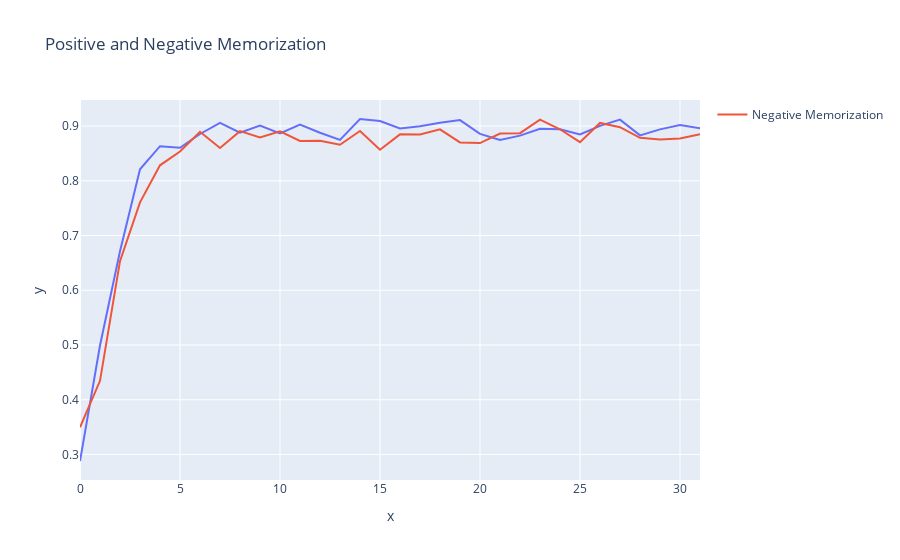

Notebook code cell kept with this figure:
### Code cell
fig = px.line(y=pos_levs, title="Positive and Negative Memorization")
fig.add_scatter(y=neg_levs, name="Negative Memorization")
fig.show()

### Figure 1 — Plotly figure (JSON) as saved in the notebook; plotly's stock layout.template omitted (floating-point values rounded to 4 significant figures)
{"data": [{"hovertemplate": "x=%{x}<br>y=%{y}<extra></extra>", "legendgroup": "", "line": {"color": "#636efa", "dash": "solid"}, "marker": {"symbol": "circle"}, "mode": "lines", "name": "", "orientation": "v", "showlegend": false, "type": "scatter", "x": [0, 1, 2, 3, 4, 5, 6, 7, 8, 9, 10, 11, 12, 13, 14, 15, 16, 17, 18, 19, 20, 21, 22, 23, 24, 25, 26, 27, 28, 29, 30, 31], "xaxis": "x", "y": [0.288, 0.4989, 0.6713, 0.8211, 0.8632, 0.8603, 0.8855, 0.9058, 0.888, 0.901, 0.8865, 0.9026, 0.8877, 0.8747, 0.9129, 0.9093, 0.8956, 0.8995, 0.9061, 0.9109, 0.8857, 0.8744, 0.8825, 0.8949, 0.894, 0.8847, 0.9004, 0.9118, 0.883, 0.8939, 0.9017, 0.896], "yaxis": "y"}, {"name": "Negative Memorization", "type": "scatter", "y": [0.3496, 0.4345, 0.6531, 0.7607, 0.8283, 0.8534, 0.8896, 0.8598, 0.8907, 0.8793, 0.8905, 0.8727, 0.8732, 0.8658, 0.8911, 0.8566, 0.8848, 0.8846, 0.894, 0.8701, 0.869, 0.8863, 0.887, 0.9116, 0.8942, 0.8705, 0.9057, 0.8979, 0.8785, 0.8755, 0.8771, 0.885]}], "layout": {"legend": {"tracegroupgap": 0}, "title": {"text": "Positive and Negative Memorization"}, "xaxis": {"anchor": "y", "domain": [0, 1], "title": {"text": "x"}}, "yaxis": {"anchor": "x", "domain": [0, 1], "title": {"text": "y"}}}}
